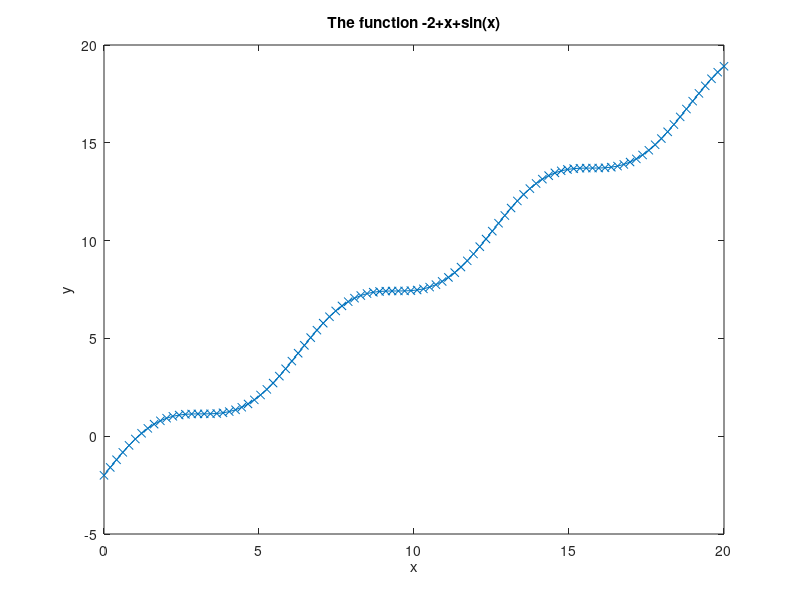

Write the MATLAB code that produced this figure. (Note: this script raises an error after producing the figure.)
% Uppgift 1
A = [1 2 -1 1;
    9 0 2 0;
    1 2 3 3;
    5 2 9 6] 
b = [0 2 -1 3]'
x = A\b
[A*x b]
%%
x = linspace(0,20);
y = -2+x+sin(x)
plot(x,y,'-x')
title('The function -2+x+sin(x)')
xlabel('x'), ylabel('y')
%%
fzero(@(x)-2+x+exp(-x),1.8)
%%
clear
%u = [1 0 0]';
%v = [0 1 2]';
%w = [0 0 2]';

volym = @(u,v,w) abs(dot(u,cross (v,w)))
V = volym(u,v,w)
%%syms x  implements x as a symbolic variable
%%
clear
for i = 20:70
    delbar = 0;
    for j = 2:i-1
        if mod(i,j) == 0
            delbar = delbar + 1;
        end
    end
    if delbar == 0
        disp(i)
    end
end
%%
clear

x = linspace(0,10,100)
f = @(x) x./ (1 + x);
g = @(x) x.^2./ (1 + (x.^2));
y1 = f(x);
y2 = g(x);
plot(x,y1)
hold on
plot(x,y2)
hold off
legend('f(x)','g(x)')
%%
clear 
load T.MAT
mean(T(1,152:181))
J = (T(1,152:181))
%%
clear i
%(1+i)/(2+3i)
%1+i/2+2*i
%(1+i)/(2+2*i)
%(1+i)/2+2*i
%%
log(2*3) 
log(2) + log(3)
log(2/3)
log(2) - log(3)
log(2^3)
3*log(2)
%%
a =3
b =2
exp(a+i*b)
exp(a)*exp(i*b)
exp(a)*(cos(b)+(i*sin(b)))
%%
a = 2
k = 3.6
a = a*k
k = a/k^2
%%
k = 11
a = k/2
k = (k-1)/3
a = 0.5*a
%%
k = 2
a = 1
a = a*k+9
a = a*k-4
a = a*k-16
%%
%test.m
x = input('ange ett värde på ')
y=sqrt(x)
disp('roten av x-värdet är ')
disp(y)
%%
%% 
sin = 0.5
clear sin
sin(pi/2)
%%
x = [-1 -2 0 1 3 4 6 ], x([1 4 5]) = []
%%
x = 1:10, x(1:2:9) = []
%%
%%
u = floor(6*rand(1,100000));
umedel = mean(u)
%%
U = rand(4,3);
reshape (U,6,2);
reshape (U,1,12);
%%
clear
A1(1,1) = 1;
A1(1,2) = 3;
A1(1,3) = 2;

A1(2,1) = 4;
A1(2,2) = -5;
A1(2,3) = 6;

A1(3,1) = 0;
A1(3,2) = 1;
A1(3,3) = 2;
% 2nd dimension
A2(1,1) = 2;
A2(1,2) = 1;
A2(1,3) = 0;

A2(2,1) = 3;
A2(2,2) = 8;
A2(2,3) = -4;

A2(3,1) = 1;
A2(3,2) = 6;
A2(3,3) = 0;
A = zeros(3,3,2)
A(:,:,1) = A1
A(:,:,2) = A2
%%
clear
m = input('vektor sizes= ');
for i= 1:1
    for j=1:m
    a(i,j)= input('elements for vektor 1= ');
    v=[a]
    end
    for j=1:m
    a(i,j)= input('elements for vektor 2= ');
    u=[a]
    end
end
lu = sqrt(dot(u,u))
lv = sqrt(dot(v,v))
scalar = sum(u.*v)
angle = acos(scalar/(lu*lv))

%%
clear 
load T.MAT
[maxjuni,ar] = max(max(T(:,152:181)')) % första max tar max för alla juni som fanns
%andra max tar från alla juni totalt, ar sparas som År det hände,
%positionen och maxjuni sparas som värdet
mean(T(1,152:181))
disp('max temp under juni')
disp(maxjuni)
disp('år')
disp(ar + 1980)
S = T(1:5,:); 
mean1_5 = mean(S(:))
S = T(6:10,:); 
mean6_10 = mean(S(:))
S = T(1:5,152:181); 
mean1_5_juni = mean(S(:))
S = T(6:10,152:181); 
mean6_10_juni = mean(S(:))
J = (T(1,152:181))
%%
%for k=1:T(end)
 %   d(k) = T1(k+1)-T1(k);
%end
clear 
load T.MAT
T1 = T(1,:)
d = T1(2:end) - T1(1:end-1)
figure(1)
plot(d,'-x')
grid on
[d1,k2] = max(d)
[d2,k2] = min(d)
d2 = abs(d2)
%c)
E = zeros(1,10)
for i=1:10
    Ti = T(i,:); 
    di = Ti(2:end) - Ti(1:end-1);
    E(i) = max(di);
end
[year,d3] = E
%%
clear
x = 3 
n = 10
e = minExp(x,n)
%b
E2 = zeros(10,1);
for f = 1:10
    E2(f) = minExp(2,f)
end 

D = abs(E2-exp(2));
disp(D)

%%
clear
f = @(x) sin(x).*sin(x)
x = linspace(-2*pi,2*pi,300);
y = f(x)

h = 0.001;
yp = (f(x+h) -f(x))/h

plot (x,yp)
hold on
%%

fp = @(x) 2*sin(x).*cos(x)
yp2 = fp(x)
plot (x,yp2)
hold off

d = abs(yp-yp2);
s = sum(d)


%% 
t = 1:12;
N = [97 709 2698 6928 15242 29944 52902 83903 120612 161711 206247 257085];
figure(1), plot(t,N,'+')
figure(2), loglog(t,N,'+')
figure(3), semilogy(t,N,'+')

%%
clear 
t = 0:2:14;
N = [2 5 10 20 40 109 200 403];
figure(1), plot(t,N,'+')
figure(2), loglog(t,N,'+')
figure(3), semilogy(t,N,'+')

%% 
clear

A = imread("Cute-Cat.jpg") 
imagesc(A)


%%
clear
f1 = @(x) exp(-(x+5).^2)
f2 = @(x) 2*exp(-(x-5).^2)
x = linspace(-10, 10);
plot(x,f1(x) + f2(x))
axis([-10 10 -1 4])
M = moviein(101);
for k = 1:101
    t = 0.1*(k-1);
    plot(x,f1(x-t)+f2(x+t))
    axis([-10 10 -1 4])
    M(:,k) = getframe;
end
movie(M,10)
vidobj = VideoWriter('cute_graph.avi');
open(vidobj);
writeVideo(vidobj,M);
close(vidobj);
%%
g = @(x) (x.^2)./(1+x.^2)
f = @(x) (x)./(1+x)
x = linspace(0,10,200)
plot (x,f(x),"g--") 
hold on
plot (x,g(x),"b")
hold off
y1 = f(x);
y2 = g(x);
%%
clear
load befolkningUSA.mat 
figure(1); plot(ar, befolkning,'o');
hold on;
b_func = @(t) 197273000 ./(1 + exp((-0.03134) * (t - 1913.25)))
t = linspace(1790,1960,100)
N = b_func(t);
plot(t,N,'r');
xlabel('År');
ylabel('Befolkningsstorlek');
title('USAs befolkningsutveckling')
%%
clear
x1 = [-1 -0.5 0 0.5 1 1.5 2]
y1 = zeros(1,length(x1))
x2 = linspace(-2,3,200)
for i = 1:length(x1)
y1(i) = rektangelpuls(x1(i))

end

for i = 1:length(x2)
y2(i) = rektangelpuls(x2(i))

end
disp(x1)
disp(y1)
plot(x2,y2)

%%
clear
load T.MAT

nMinusGrader = sum(T < 0,2)
MedelMinusGrader = mean(nMinusGrader)
n0_10Grader = sum(0 <= T & T <= 10,2)  
%%
clear 
for i = 1:6
    for j = 1:6 
        A(i,j) = 0+i^(j-1)
    end
end

%%
clear
for i = 1:30
    for j = 1:30 
        A(i,j) = i+j
    end
end

[n,n] = size(A)
s = 0
for i = 2:n-1 
    s = s + A(i,i) + A(i,i-1) + A(i,i+1) 
end
    s = s + A(1,1) + A(1,2) + A(n,n-1) + A(n,n) 

%%
clear
t = linspace(-pi,pi,300)
n1 = 2;
n2 = 5;
n3 = 10;
n4 = 20;
S2 = approximerapuls(t,n1) 
S5 = approximerapuls(t,n2)
S10 = approximerapuls(t,n3)
S20 = approximerapuls(t,n4)

plot(t,S2)
subplot(2,2,1)
plot(t,S5)
subplot(2,2,2)
plot(t,S10)
subplot(2,2,3)
plot(t,S20)
subplot(2,2,4)


function y = rektangelpuls(x)
if x > 1 | x <= 0
    y = 0;
else 
    y = 1;
end
disp(y)
end
%%
clear
f = @(x) 1./(1+2*x.^2);
x = linspace(0,pi,100);
y = f(x);
plot(x,y,'b-')
xlabel('x');
ylabel("f(x)");
title("Plot of f(x) = 1 / (1+ 2x^2)");
grid on;
integral = stapelarea(f,0,pi,100);
n = 10;
I10 = stapelarea(f,0,pi,n);
I = atan(sqrt(2)*pi)/sqrt(2);
DI = abs(I-I10);
DI_n = DI;
while DI_n >= 1e-5
    n = n + 1;
    I_n = stapelarea(f,0,pi,n);
    DI_n = abs(I - I_n);
end
disp(DI_n)
disp(n)